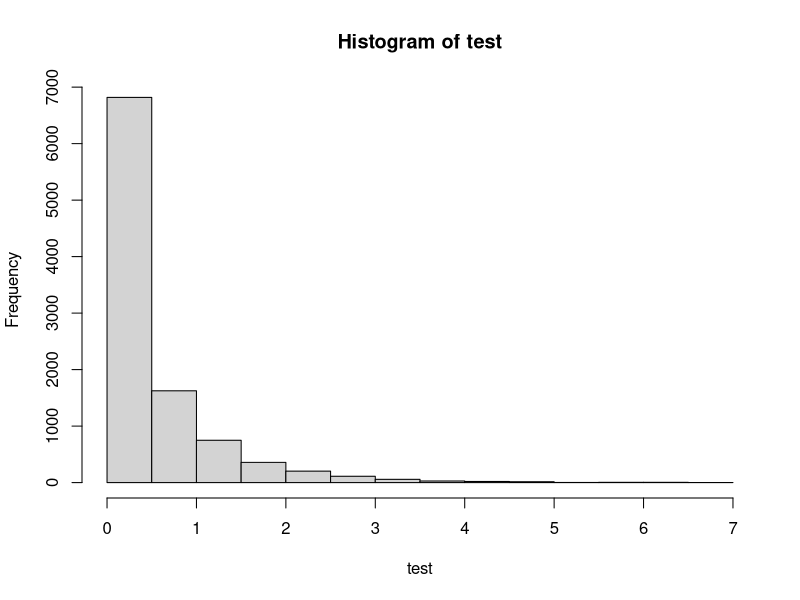
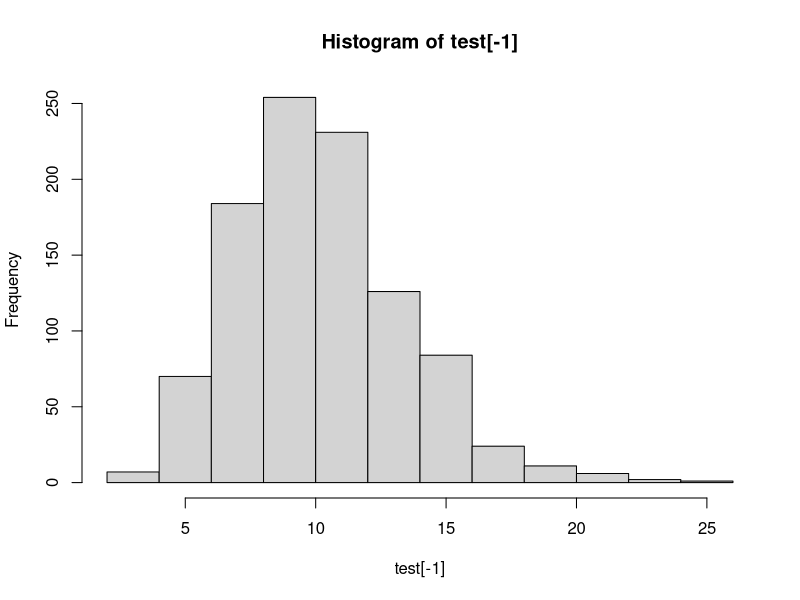
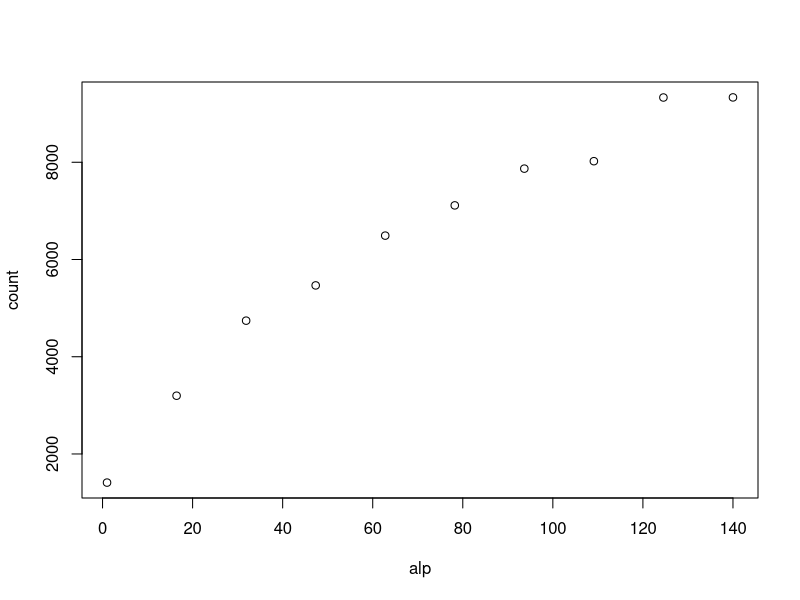
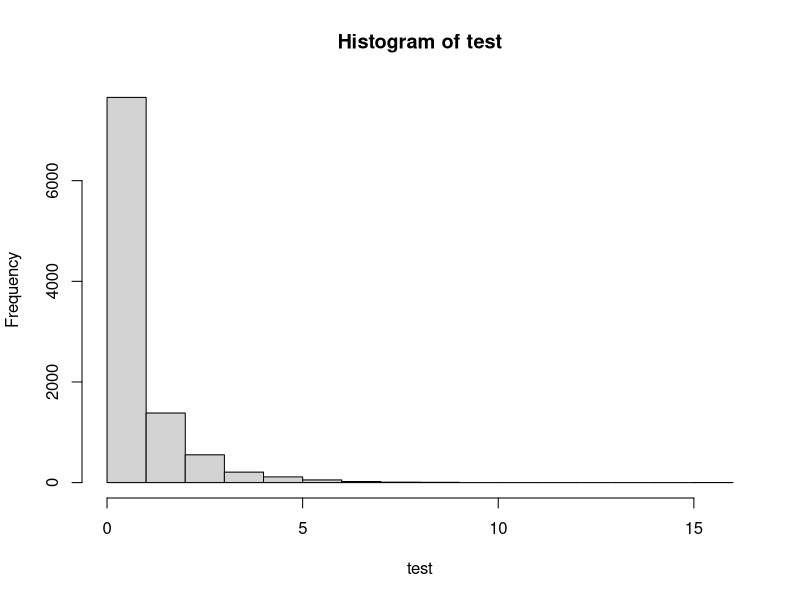
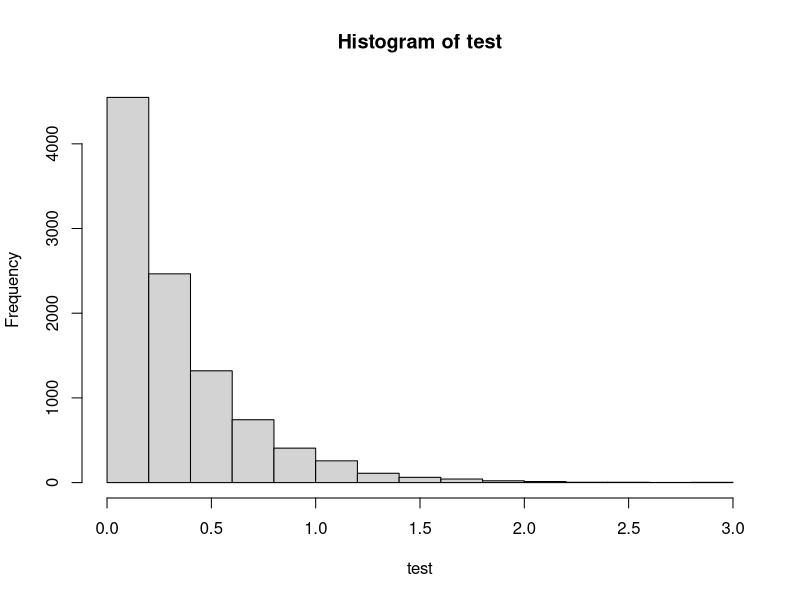
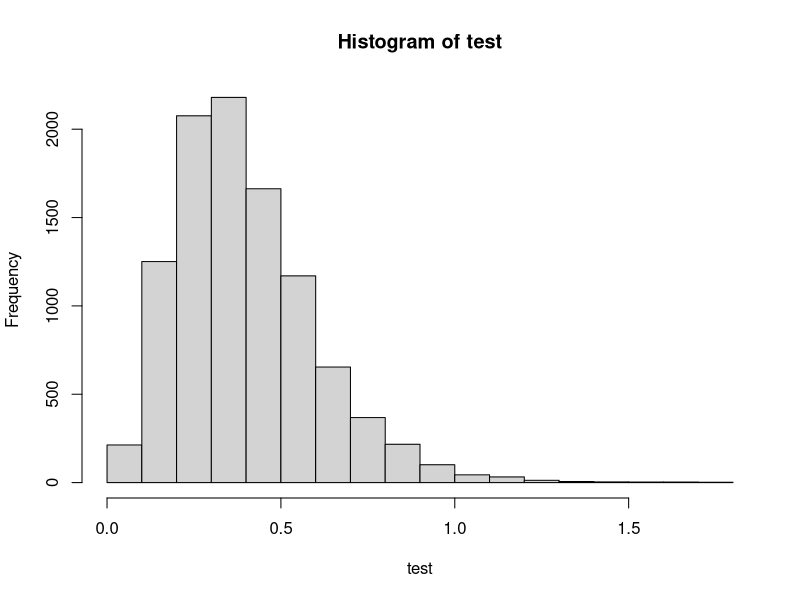
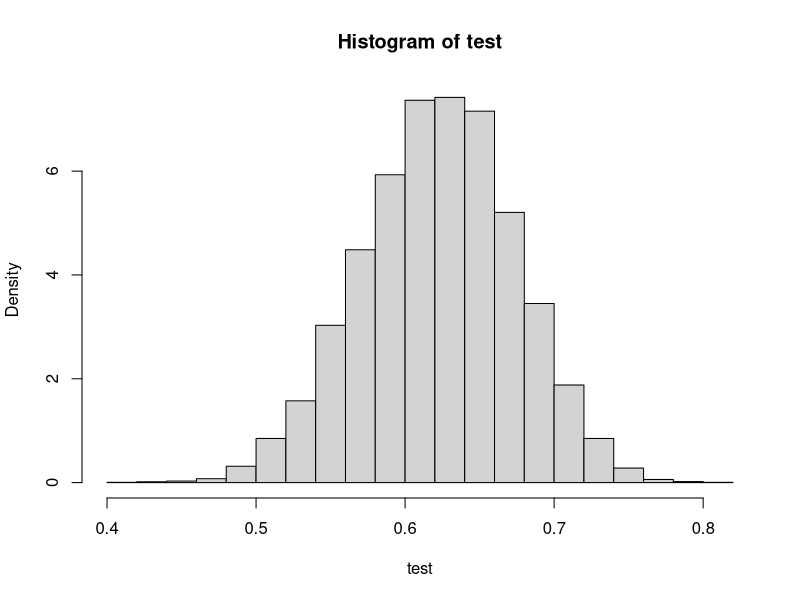
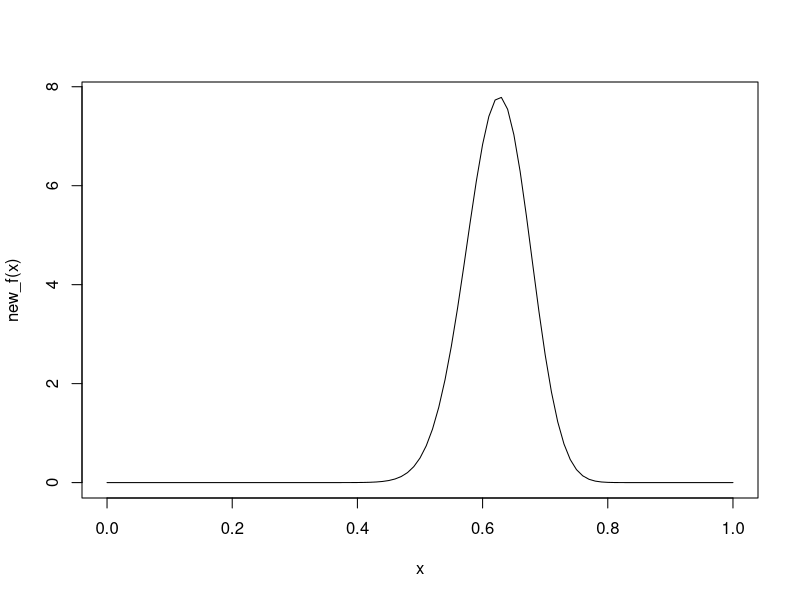

Write R code to recreate these figures, in order.
## ---- chunk 1
knitr::opts_chunk$set(echo = TRUE)
## ---- chunk 2
#This function returns a vector of n independent samples from the exponential distribution with rate parameter lam, generated from the inverse cumulative distribution. 
random.exp <- function(n,lam){
  return(-1/lam * log(runif(n)))
}

#Testing function
lam <- 3
exp.sample <- random.exp(10000,lam)
#Empirical mean and variance
mean(exp.sample)
var(exp.sample)
#Analytical mean and variance
1/lam
1/lam^2
## ---- chunk 3
#This function returns a vector of n independent samples from the g distribution with parameter a, generated from the inverse cumulative distribution. 
random.g <- function(n,a){
  c <- a*exp(1)/(a+exp(1))
  u <- runif(n)
  x <- rep(0,n)
  for (i in 1:n){
    if (u[i]<c/a){
      x[i] <- (a*u[i]/c)^(1/a)
    }
    else{
      x[i] <- (-log(1/a + exp(-1) - u[i]/c))
    }
  }
  return(x)
}

#Testing funtion
a <- .6
g.sample <- random.g(10000, a)
#empirical mean and variance
g.sample.mean <- mean(g.sample)
g.sample.var <- var(g.sample)
#analytical mean and variance
c <- a*exp(1)/(a+exp(1))
c/(a+1)+2*c*exp(-1)
c*(1/(a+2)+ 5*exp(-1)) - g.sample.mean^2
## ---- chunk 4
#This function returns a vector of n independent samples from the standard normal distribution, generated from by the Box-Müller algorithm
random.norm <- function(n){
  x1 <- runif(n)*2*pi
  x2 <- random.exp(n,.5)
  return(sqrt(x2)*cos(x1))
}

#Testing function
normal.sample <- random.norm(10000)
mean(normal.sample)
var(normal.sample)
## ---- chunk 5
#This function returns a sample from the d-variate normal distribution with mean mu and covariance S, transformed from standard normal samples. 
random.multinorm <- function(d,mu,S){
  x <- random.norm(d)
  A <- t(chol(S)) #want lower triangular
  return(mu + A%*%x)
}

#Testing function
d = 2
N = 10000
sigma <- cbind(c(2,1), c(1,2))
mu <- c(2,1)
multinormal.sample <- matrix(NA,N,d)
for (i in 1:N){
  multinormal.sample[i,] <- random.multinorm(d, mu, sigma)
}
colMeans(multinormal.sample)
var(multinormal.sample)
## ---- chunk 6
k <- function(a){
  return (a*exp(1)/(a+exp(1)))
}

f <- function(x, a){ 
  return (1/gamma(a)*x^(a-1)*exp(-x))
}

#Acceptance probability
accept_prob <- function(x,a){ 
  if (x<1)
      return (exp(-x))
    else 
      return (x^(a-1))
}
## ---- chunk 7
#This function returns a vector of n independent samples from the gamma distribution, generated by the Rejection sampling
f1 <- function(n,a){ 
  x=rep(0,n)
  for (i in 1:n){
    finish = 0
    while(finish==0){  
      ## Sample from the proposal distribution, g(x) (x>=0)
      sample.x = random.g(1,a)
      ## Compute the acceptance probability alpha
      alpha=accept_prob(sample.x,a)
      ## Generate a helping variable U from a uniform(0,1)
      u = runif(1, 0, 1)
      ## Check if we accept it
      if(u <= alpha){
        x[i]=sample.x
        finish=1
      }
    }
  }
  return (x)
}

#Testing function
test=f1(10000,0.5)
var=var(test) #=alpha
mean=mean(test) #=alpha
hist(test)
mean
var

## ---- chunk 8
logf <- function(u,alpha){
  return (u*(alpha-1)-exp(u))
}

a <- function(alpha){
  return (sqrt((alpha-1)^(alpha-1)*exp(-alpha+1)))
}

b <- function(alpha){
  return (sqrt((alpha+1)^(alpha+1)*exp(-alpha-1)))
}

sample <- function(ab){
  u=runif(1,0,1)
  return (log(ab*u))
}

f2 <- function(n,alpha){
  count=0
  x=rep(0,n)
  a=sqrt((alpha-1)^(alpha-1)*exp(-alpha+1))
  b=sqrt((alpha+1)^(alpha+1)*exp(-alpha-1))
  for (i in 1:n){
    inside=FALSE
    while (inside==FALSE){
      y1=sample(a)
      y2=sample(b)
      y=y2-y1
      inside=0.5*logf(y,alpha)>=y1
      count=count+1
    }
    x[i] = y 
  }
  ret=c(count,exp(x))
  return (ret)
}

#Testing function 
n=1000
test=f2(n,10)
count=test[1]
var=var(test[-1]) #=alpha
mean=mean(test[-1]) #=alpha
hist(test[-1])
count
mean
var

plot.count <- function(nsample, n){
  count=rep(0,n)
  alp=seq(1,140,length.out=n)
  for (i in 1:n){
    alpha=alp[i]
    c=f2(nsample,alpha)[1]
    count[i]=c
  }
  plot(alp,count)
}
plot.count(1000,10)
## ---- chunk 9
gamma <- function(n, alpha, beta){
  if (alpha==1){
    x=random.exp(n,alpha)
  }
  else if (alpha>1){
    x=f2(n,alpha)[-1]
  }
  else {
    x=f1(n,alpha)
  }
  return (x/beta)
}

#Testing function 
test.gamma <- function(n,alpha, beta){
  test=gamma(n,alpha,beta)
  var=var(test)
  mean=mean(test)
  hist(test)
  print(mean)
  print(alpha/beta)
  print(var)
  print(alpha/beta^2)
}

test.gamma(10000,0.5,0.7)
test.gamma(10000,1,3)
test.gamma(10000,4,10)
## ---- chunk 10

#### FEIL GAMMAFUNKSJON
random.dirichlet <- function(alpha){
  K <- length(alpha)
  z <- rgamma(K,alpha,1) #n,shape,rate
  v <- sum(z)
  return (z/v)
}

N_dir <- 1000
alpha <- c(.1, .5, .1, .3, .8)
K <- length(alpha)
dirichlet.sample <- matrix(NA,N_dir,K)
for (i in 1:N_dir){
  dirichlet.sample[i,] <- random.dirichlet(alpha)
}
#Empirical mean and variance
colMeans(dirichlet.sample)
diag(var(dirichlet.sample))

alphasum <- sum(alpha)
#Analytical mean and variance
alpha1 <- alpha/alphasum
alpha1
alpha1*(1-alpha1)/(1+alphasum)
## ---- chunk 11
f <- function(theta){
  return ((2+theta)^125*(1-theta)^(18+20)*theta^34)
}
  
logf <- function(theta){
  return (log((2+theta)^125*(1-theta)^(18+20)*theta^34))
}

cf <- function(theta){
  return ((2+theta)^125*(1-theta)^(18+20)*theta^34) / f(15/394+sqrt(53809)/394)
}

theta_new_f <- function(theta){
  return (theta*new_f(theta))
}

new_f <- function(theta){
  return (((2+theta)^125*(1-theta)^(18+20)*theta^34)/as.numeric(integrate(f,0,1)[1]))
}


random.multinomial <- function(n){
  x.out <- rep(NA,n)
  rejections <- 0
  for (i in 1:n){
    finished <- FALSE
    c <- f(15/394+sqrt(53809)/394)
    while(!finished){
      u <- runif(1)
      x <- runif(1)
      alpha <- f(x) / c
      if (u <= alpha){
        finished <- TRUE
      }
      else{
        rejections = rejections + 1
      }
    }
    x.out[i] <- x
  }
  cat(rejections,"rejections out of",(n+rejections),"trials.(",(rejections)/(n+rejections)*100, "% )")
  return (x.out)
}

importance_sampling <- function(n){
  x <- random.multinomial(n)
  mu <- sum(x*(1-x)^4/f(x))/sum((1-x)^4/f(x))
  return(mu)
}

c <- f(15/394+sqrt(53809)/394)

test <- random.multinomial(10000)
mean(test)
var(test)
hist(test, prob=TRUE)
xlin <- seq(0,1,.01)
lines(new_f(xlin))
curve(new_f,0,1)


newc <- integrate(f, 0, 1)
integrate(theta_new_f,0,1)


test2 <- importance_sampling(10000)
test2
